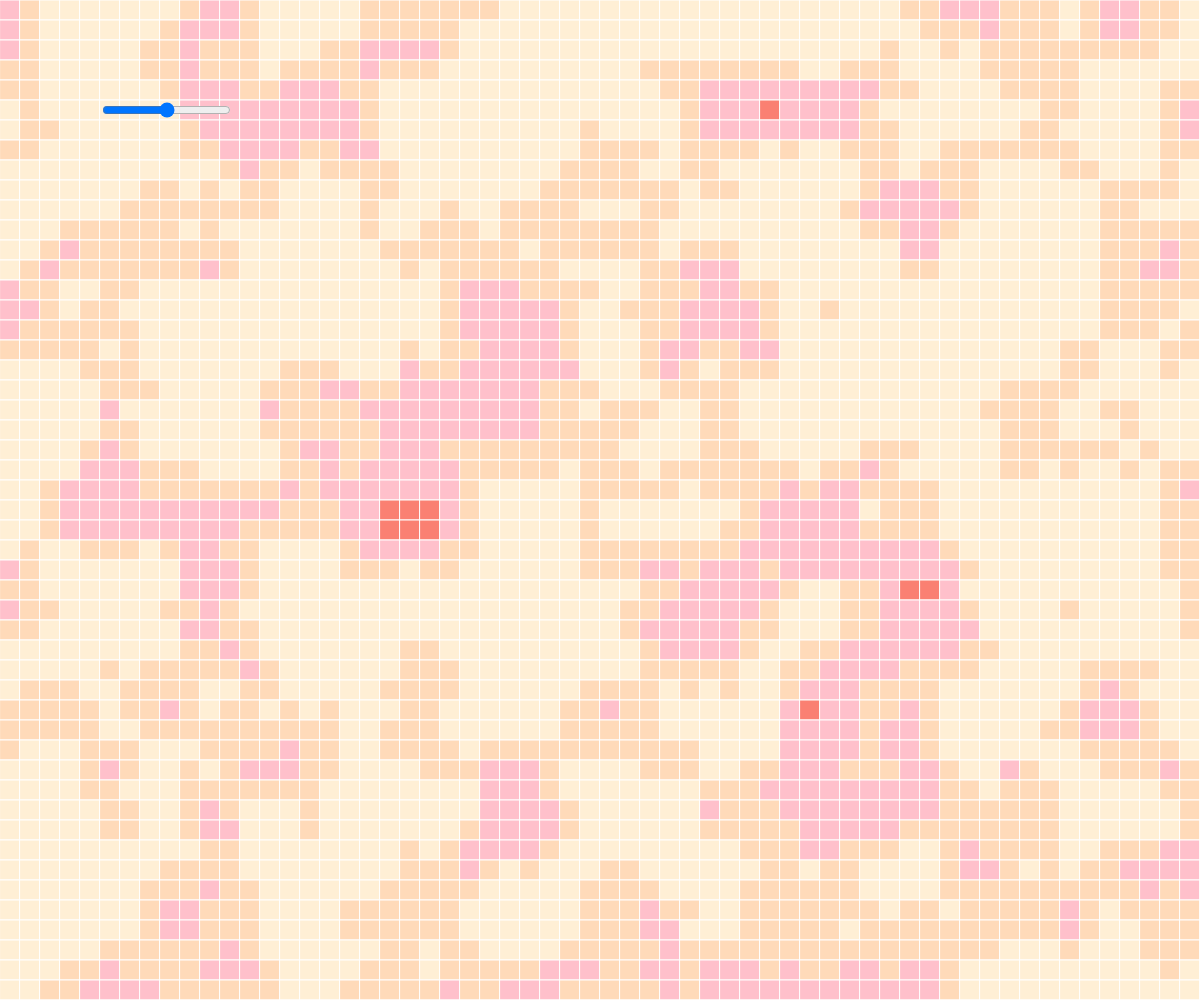
Frame 1 (no input)
Frame 60 (no input): identical to frame 1, image omitted
Frame 120 (the mouse pressed at the canvas centre since frame 60): identical to frame 1, image omitted

The p5.js sketch that drew this single still picture (run headless with seeded random() and noise() and a simulated clock; from frame 60 on, the mouse is pressed at the canvas centre):

// p5.js sketch
// ── sketch.js
let nSlider;

function setup() {
  createCanvas(windowWidth, windowHeight);

  nSlider = createSlider(1, 200, 100, 10);
  nSlider.position(100, 100);
}

let gridSize = 20;

function draw() {
  background(0);
  stroke(255);
  let nscale = nSlider.value();

  for (y = 0; y <= height; y += gridSize) {
    let rc = floor(random(0, 255));
    for (x = 0; x <= width; x += gridSize) {
      let fc = 255 * noise(x/nscale,y / nscale);
      let aColor;
      if (fc > 200){
        aColor = "Salmon";
      } else if (fc >150){
        aColor = "pink";
      }  else if (fc >120){
        aColor = "peachpuff";
      } else{
        aColor = "papayawhip";
      }
      fill(aColor);
      rect(x, y, gridSize, gridSize);
    }
  }
}
